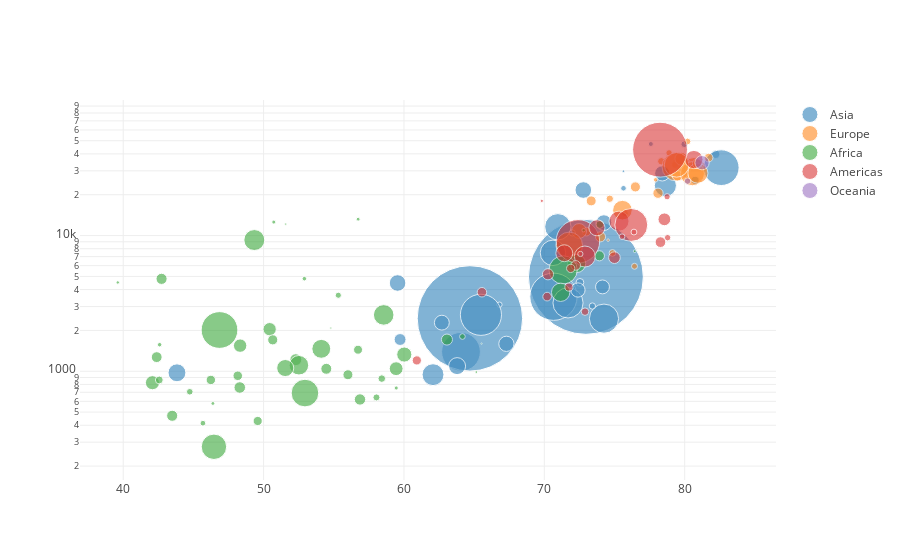

Source (notebook cell):
### Code cell
import plotly.io as pio

import pandas as pd

df = pd.read_csv("https://raw.githubusercontent.com/plotly/datasets/master/gapminderDataFiveYear.csv")

colors = ['blue', 'orange', 'green', 'red', 'purple']

opt = []
opts = []
for i in range(0, len(colors)):
    opt = dict(
        target = df['continent'][[i]].unique(), value = dict(marker = dict(color = colors[i]))
    )
    opts.append(opt)

data = [dict(
  type = 'scatter',
  mode = 'markers',
  x = df['lifeExp'],
  y = df['gdpPercap'],
  text = df['continent'],
  hoverinfo = 'text',
  opacity = 0.8,
  marker = dict(
      size = df['pop'],
      sizemode = 'area',
      sizeref = 200000
  ),
  transforms = [
      dict(
        type = 'filter',
        target = df['year'],
        orientation = '=',
        value = 2007
      ),
      dict(
        type = 'groupby',
        groups = df['continent'],
        styles = opts
    )]
)]

layout = dict(
    yaxis = dict(
        type = 'log'
    )
)

fig_dict = dict(data=data, layout=layout)
pio.show(fig_dict, validate=False)

### Figure 1 — Plotly figure (JSON) as saved in the notebook; plotly's stock layout.template omitted (floating-point values rounded to 4 significant figures; data arrays with more than 128 entries replaced by an {"elided": "..."} marker saying what was removed)
{"data": [{"hoverinfo": "text", "marker": {"size": {"elided": "1704 int values"}, "sizemode": "area", "sizeref": 200000}, "mode": "markers", "opacity": 0.8, "text": {"elided": "1704 str values"}, "transforms": [{"orientation": "=", "target": {"elided": "1704 int values"}, "type": "filter", "value": 2007}, {"groups": {"elided": "1704 str values"}, "styles": [{"target": ["Asia"], "value": {"marker": {"color": "blue"}}}, {"target": ["Asia"], "value": {"marker": {"color": "orange"}}}, {"target": ["Asia"], "value": {"marker": {"color": "green"}}}, {"target": ["Asia"], "value": {"marker": {"color": "red"}}}, {"target": ["Asia"], "value": {"marker": {"color": "purple"}}}], "type": "groupby"}], "type": "scatter", "x": {"elided": "1704 float values"}, "y": {"elided": "1704 float values"}}], "layout": {"yaxis": {"type": "log"}}}
